Frame 1 (no input): blank canvas, image omitted
Frame 60 (no input): blank canvas, image omitted
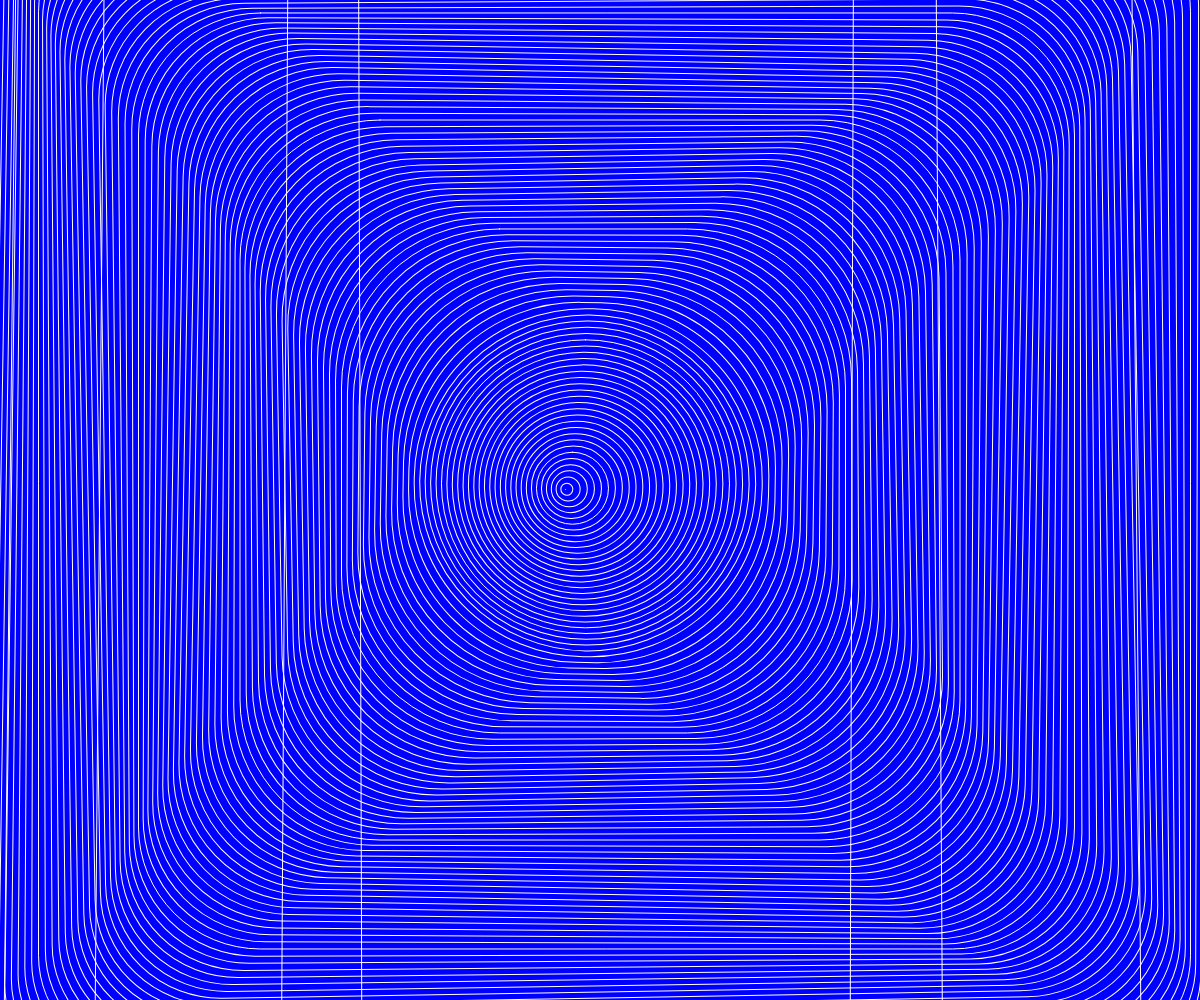
Frame 120 (the mouse pressed at the canvas centre since frame 60)

The p5.js sketch whose frames 1 and 60 were blank and that drew this single picture after the mouse press (run headless with seeded random() and noise() and a simulated clock; from frame 60 on, the mouse is pressed at the canvas centre):

// p5.js sketch
// ── sketch.js
function setup() {
  createCanvas(windowWidth, windowHeight);
  
  angleMode(DEGREES)
  rectMode(CENTER)
  
}

let size = 100;

function draw() {
  background(0,0,255);
   translate(width/2, height/2);
  
  noFill()
  stroke(255);
  
  for(i=0; i <200; i++){
    push()
//     let r = map(sin(frameCount+i), 0, 20, 100, 1)
//     let g = map(cos(frameCount/4-i), -1, 1, 100,200)
//     let b = map(sin(frameCount/4+i), -1, 1, 1, 200)
    
//     stroke(r, g, b);
    
    rotate(sin(frameCount+i*10))
    rect(tan(frameCount+i)*20, cos(frameCount+i)*20 , i*mouseX/50 ,i*mouseX/50, 200-i);
    pop()
    
    
    
    
  }
  
  
 
}
